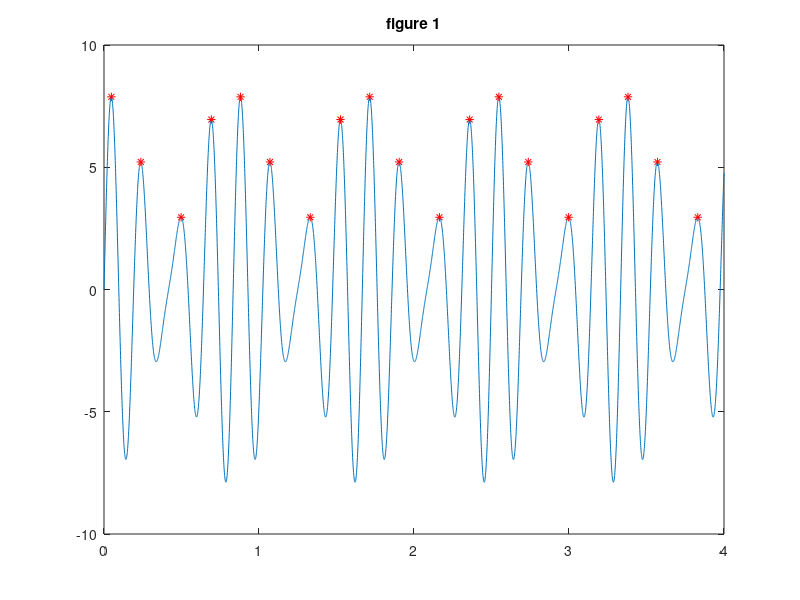
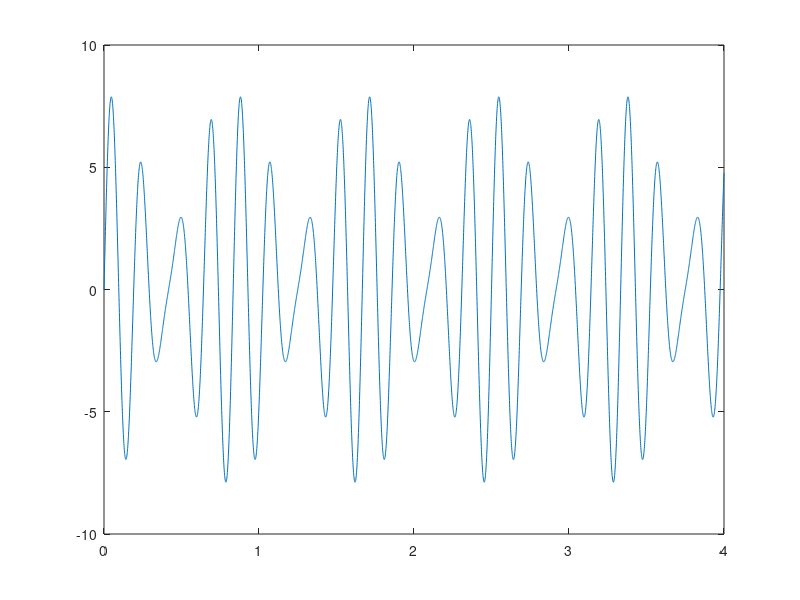

The MATLAB source for these figures, in order: (Note: this script raises an error after producing the figures.)
%Q1
%%
Fs = 1200;
Ts = 1/Fs;
t = 0:Ts:4;
s = 5.*sin((9.6*pi).*t)+3.*sin((12*pi).*t);
figure(1)
plot(t,s)
hold on;
%Q2
%%
for n = 2:1:4800
    if (s(n) > s(n-1)) && (s(n) > s(n+1))
        plot(Ts*n,s(n),'*r');
        hold on;
    end
end
title('figure 1');
%dbstop if erorr stops cursor at line of error
%%
%Q3
figure(2)
plot(t,s);
hold on;
max = 0;
loc = 0;
for n = 1:1:4801
    if (max < s(n))
        max = s(n);
        loc = n*Ts;
    end
end
for n = 1:1:4801
    if (round(max,4) == round(s(n),4))
        plot(Ts*n,s(n),'*r');
    end
end
%%
%Q4
prevloc = 0;
loc = 0;
tripwire = 0;
for n = 1:1:4801
    if (round(max,4) == round(s(n),4)) && tripwire == 0
        prevloc = Ts*n;
        tripwire = 1;
    elseif (round(max,4) == round(s(n),4)) && tripwire == 1
            loc = Ts*n;
            tripwire = 2;
    end
end
loc = loc - prevloc;
%%
%Q5
loc = (1/loc) * 60;
figure(3)
plot(t,s);
str = sprintf('BPM: %f Beats Per Minute', loc);
gtext(str);
%%
%Q6
load('ecg_data.mat','Fs');
Ts = 1/Fs;
t = 0:Ts:4;
load('ecg_data.mat','-mat','ecg');
s= ecg';
figure(4);
plot(t,s);
%get max
max = 0;
y = size(s)
for n = 1:1:y(2)
    if (max < s(n))
        max = s(n);
        loc = n*Ts;
    end
end
%find duration
tripwire = 0;
for n = 1:1:y(2)
    if (round(max,4) >= round(s(n),4)-100) && (round(max,4) <= round(s(n),4)+100) && tripwire == 0
        prevloc = Ts*n;
        tripwire = 1;
    elseif (round(max,4) >= round(s(n),4)-100) && (round(max,4) <= round(s(n),4)+100) && tripwire == 1
            loc = Ts*n;
            tripwire = 2;
    end
end

loc = 60/(loc - prevloc);
str = sprintf('BPM: %f Beats Per Minute', loc);
gtext(str);
